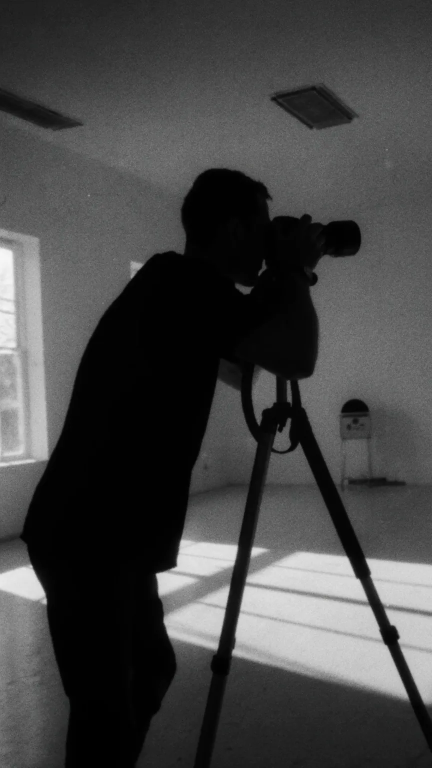
#> input picture instagram-highlights/v6/assets/brand-photog.webp, 864 x 1536 px (shown at 1/2 size)
$ python -i analysis.py   (imports and definitions only)   (older library calls are emulated)
#> lines starting #> are read from the running program, lines starting #| are printed output that depends on the picture; after the words box and inside, x2 and y2 are one past the last pixel; in counts of white or black regions, pixels touching at a corner belong together
#> further down, picture is the input picture: shape (1536, 864, 3); mean B, G, R 69, 69, 69
"""Deterministic per-image analysis: sharpness, exposure, resolution class,
perceptual hash (duplicate detection), and geometry-derived risk signals.

These are computed locally and for free; the AI Director combines them with
(optional) Gemini semantics. Results are cached per asset hash by the caller.
"""
from __future__ import annotations

import cv2
import numpy as np


# [12 lines left out: function perceptual_hash, not called in this run]


def hamming_distance(hash_a: str, hash_b: str) -> int:
    return bin(int(hash_a, 16) ^ int(hash_b, 16)).count("1")


# [33 lines left out: functions sharpness_score, exposure_stats, resolution_class, not called in this run]


def line_risk_analysis(image_bgr: np.ndarray) -> dict:
    """Straight-architecture risk: many long straight lines (cabinets, tiles,
    stairs) raise deformation risk and lower the allowed motion class."""
    gray = cv2.cvtColor(image_bgr, cv2.COLOR_BGR2GRAY)
    scale = 1.0
    if gray.shape[1] > 1600:
        scale = 1600 / gray.shape[1]
        gray = cv2.resize(gray, None, fx=scale, fy=scale, interpolation=cv2.INTER_AREA)
    h, w = gray.shape
#> h = 1536; w = 864
    edges = cv2.Canny(gray, 60, 160)
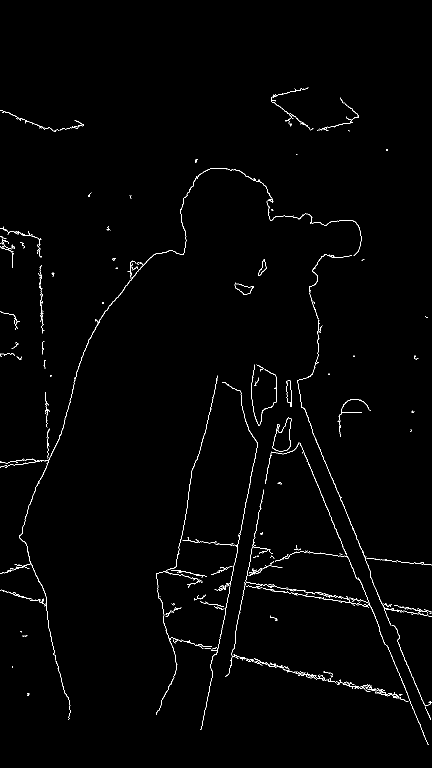
#> edges: shape (1536, 864) (shown at 1/2 size); 1% white in thin lines or dots, all inside (x1, y1, x2, y2) = (0, 175, 864, 1490)
    lines = cv2.HoughLinesP(
        edges, 1, np.pi / 180, threshold=60, minLineLength=w // 10, maxLineGap=6
    )
#> lines = 22 rows, first 6: [676, 984, 741, 1146], [470, 1273, 498, 1127], [475, 1093, 515, 886], [795, 1281, 834, 1378], [599, 885, 663, 1037], [620, 1193, 711, 1207]
    lines = [] if lines is None else lines.reshape(-1, 4)

    vertical = horizontal = receding = 0
    total_len = 0.0
    for x1, y1, x2, y2 in lines:
        ang = abs(np.degrees(np.arctan2(y2 - y1, x2 - x1))) % 180
        length = float(np.hypot(x2 - x1, y2 - y1))
        total_len += length
        if ang < 8 or ang > 172:
            horizontal += 1
        elif 82 < ang < 98:
            vertical += 1
        else:
            receding += 1
#> this loop made 22 passes
#> (x1, y1, x2, y2, ang, length, total_len, vertical) on pass 13: (80, 534, 83, 624, 88.09, 90.05, 1712.2, 1)
#> (x1, y1, x2, y2, ang, length, total_len) on passes 1 to 6: (676, 984, 741, 1146, 68.14, 174.6, 174.6), (470, 1273, 498, 1127, 79.14, 148.7, 323.2), (475, 1093, 515, 886, 79.06, 210.8, 534), (795, 1281, 834, 1378, 68.1, 104.5, 638.6), (599, 885, 663, 1037, 67.17, 164.9, 803.5), (620, 1193, 711, 1207, 8.75, 92.07, 895.6)
#> after the loop, horizontal = 0; receding = 21; total_len = 2634; vertical = 1

    density = total_len / (w * h) * 1000.0
#> density = 1.98
    line_count = len(lines)
#> line_count = 22
    # Tile/cabinet-heavy scenes: many parallel lines, high density.
    risk = float(np.clip(0.15 + density * 0.35 + line_count / 220.0, 0.0, 1.0))
#> risk = 0.945
    return {
        "line_count": int(line_count),
        "vertical_lines": int(vertical),
        "horizontal_lines": int(horizontal),
        "receding_lines": int(receding),
        "line_density": float(density),
        "straight_line_risk": risk,
    }


def foreground_fraction(inverse_depth: np.ndarray, near_threshold: float = 0.75) -> float:
    return float((inverse_depth >= near_threshold).mean())


# [21 lines left out: function find_duplicates, not called in this run]

>>> import cv2
>>> picture = cv2.imread('../../../../instagram-highlights/v6/assets/brand-photog.webp')
>>> result = line_risk_analysis(picture)
#> result = {'line_count': 22, 'vertical_lines': 1, 'horizontal_lines': 0, 'receding_lines': 21, 'line_density': 1.98, 'straight_line_risk': 0.945}

$ run again, on instagram-highlights/v6/assets/annons-bedroom.webp
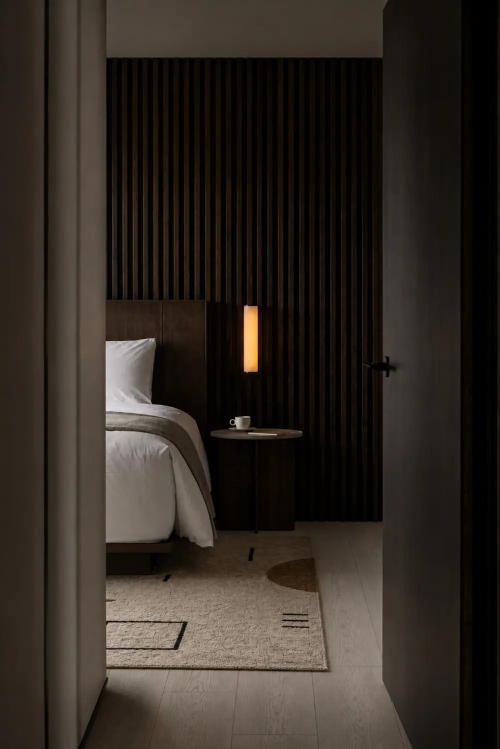
#> input picture instagram-highlights/v6/assets/annons-bedroom.webp, 1000 x 1498 px (shown at 1/2 size)
#> picture is the input picture: shape (1498, 1000, 3); mean B, G, R 35.6, 42.6, 49.9
#> in line_risk_analysis, `edges = cv2.Canny(gray, 60, 160)`:
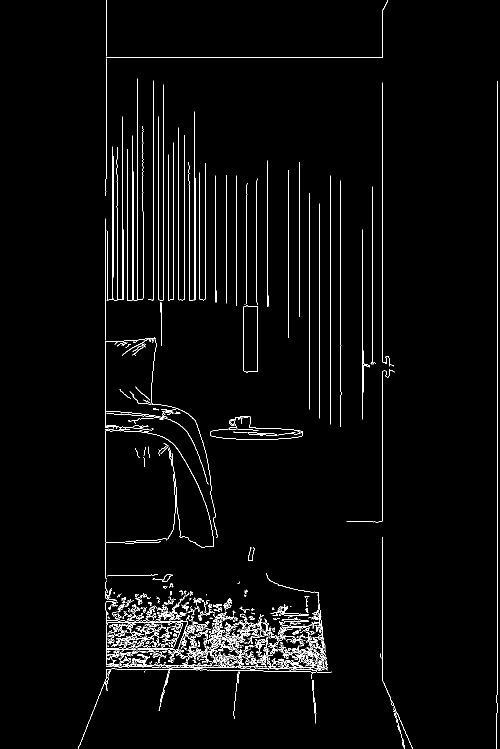
#> edges: shape (1498, 1000) (shown at 1/2 size); 2.5% white in thin lines or dots, all inside (x1, y1, x2, y2) = (156, 0, 996, 1498)
#> lines = 55 rows, first 6: [765, 724, 765, 165], [994, 1389, 994, 820], [211, 1156, 211, 437], [212, 357, 212, 12], [660, 848, 660, 351], [681, 853, 681, 361]
#> the loop in line_risk_analysis, `for x1, y1, x2, y2 in lines:` made 55 passes
#> (x1, y1, x2, y2, ang, length, total_len, receding) on pass 50: (166, 1471, 219, 1338, 68.27, 143.2, 13820.9, 1)
#> after the loop in line_risk_analysis, `for x1, y1, x2, y2 in lines:`: horizontal = 8; receding = 1; total_len = 14452.3; vertical = 46
#> density = 9.65
#> line_count = 55
#> risk = 1
#> result = {'line_count': 55, 'vertical_lines': 46, 'horizontal_lines': 8, 'receding_lines': 1, 'line_density': 9.65, 'straight_line_risk': 1}

$ run again, on instagram-highlights/v6/assets/annons-beige.webp
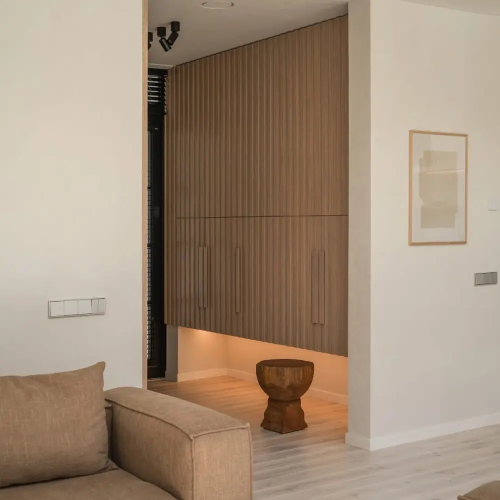
#> input picture instagram-highlights/v6/assets/annons-beige.webp, 1000 x 1000 px (shown at 1/2 size)
#> picture is the input picture: shape (1000, 1000, 3); mean B, G, R 122.6, 142.1, 161.9
#> in line_risk_analysis, `gray = cv2.cvtColor(image_bgr, cv2.COLOR_BGR2GRAY)`:
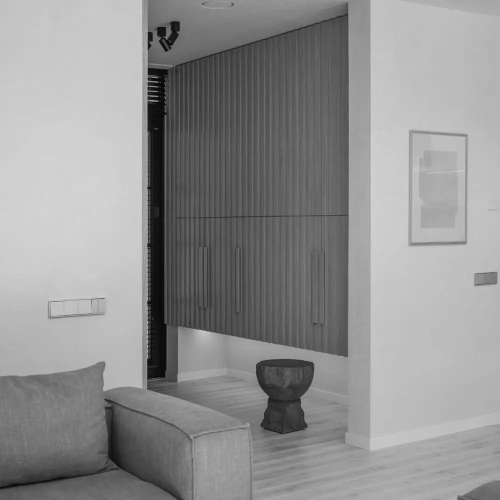
#> gray: shape (1000, 1000) (shown at 1/2 size); min 0, max 217, mean 145.8
#> in line_risk_analysis, `edges = cv2.Canny(gray, 60, 160)`:
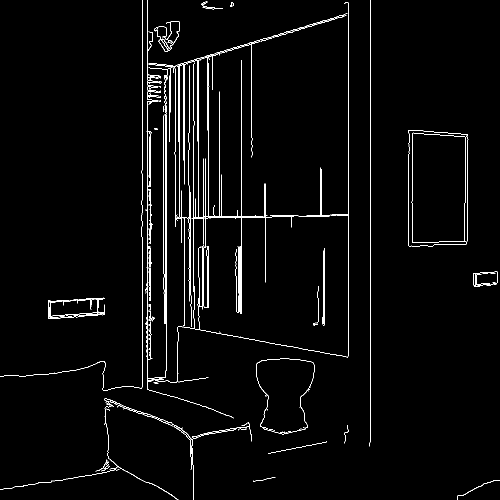
#> edges: shape (1000, 1000) (shown at 1/2 size); 2.2% white in thin lines or dots
#> lines = 56 rows, first 6: [295, 717, 295, 0], [284, 774, 284, 474], [741, 727, 741, 61], [387, 524, 387, 251], [397, 306, 397, 117], [696, 712, 696, 491]
#> the loop in line_risk_analysis, `for x1, y1, x2, y2 in lines:` made 56 passes
#> (x1, y1, x2, y2, ang, length, total_len) on passes 1 to 8: (295, 717, 295, 0, 90, 717, 717), (284, 774, 284, 474, 90, 300, 1017), (741, 727, 741, 61, 90, 666, 1683), (387, 524, 387, 251, 90, 273, 1956), (397, 306, 397, 117, 90, 189, 2145), (696, 712, 696, 491, 90, 221, 2366), (327, 547, 327, 231, 90, 316, 2682), (332, 564, 332, 193, 90, 371, 3053)
#> after the loop in line_risk_analysis, `for x1, y1, x2, y2 in lines:`: horizontal = 4; receding = 7; total_len = 11964.8; vertical = 45
#> density = 11.96
#> line_count = 56
#> risk = 1
#> result = {'line_count': 56, 'vertical_lines': 45, 'horizontal_lines': 4, 'receding_lines': 7, 'line_density': 11.96, 'straight_line_risk': 1}
